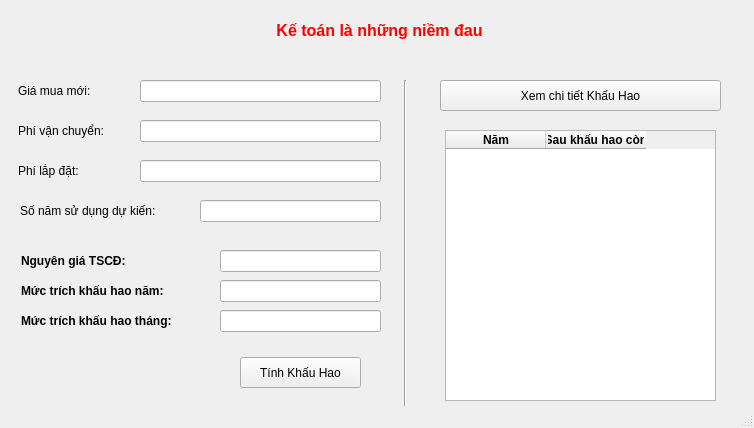
<?xml version="1.0" encoding="UTF-8"?>
<ui version="4.0">
 <class>MainWindow</class>
 <widget class="QMainWindow" name="MainWindow">
  <property name="geometry">
   <rect>
    <x>0</x>
    <y>0</y>
    <width>754</width>
    <height>428</height>
   </rect>
  </property>
  <property name="font">
   <font>
    <pointsize>9</pointsize>
   </font>
  </property>
  <property name="windowTitle">
   <string>MainWindow</string>
  </property>
  <widget class="QWidget" name="centralwidget">
   <widget class="QWidget" name="verticalLayoutWidget">
    <property name="geometry">
     <rect>
      <x>19</x>
      <y>10</y>
      <width>721</width>
      <height>41</height>
     </rect>
    </property>
    <layout class="QVBoxLayout" name="verticalLayout">
     <item>
      <widget class="QLabel" name="label">
       <property name="text">
        <string>&lt;html&gt;&lt;head/&gt;&lt;body&gt;&lt;p align=&quot;center&quot;&gt;&lt;span style=&quot; font-size:12pt; font-weight:600; color:#ff0000;&quot;&gt;Kế toán là những niềm đau&lt;/span&gt;&lt;/p&gt;&lt;/body&gt;&lt;/html&gt;</string>
       </property>
      </widget>
     </item>
    </layout>
   </widget>
   <widget class="QLineEdit" name="pldLineEdit">
    <property name="geometry">
     <rect>
      <x>140</x>
      <y>160</y>
      <width>241</width>
      <height>22</height>
     </rect>
    </property>
   </widget>
   <widget class="QLabel" name="gmmLabel">
    <property name="geometry">
     <rect>
      <x>18</x>
      <y>80</y>
      <width>91</width>
      <height>22</height>
     </rect>
    </property>
    <property name="text">
     <string>&lt;html&gt;&lt;head/&gt;&lt;body&gt;&lt;p&gt;&lt;span style=&quot; font-size:9pt;&quot;&gt;Giá mua mới:&lt;/span&gt;&lt;/p&gt;&lt;/body&gt;&lt;/html&gt;</string>
    </property>
   </widget>
   <widget class="QLineEdit" name="pvcLineEdit">
    <property name="geometry">
     <rect>
      <x>140</x>
      <y>120</y>
      <width>241</width>
      <height>22</height>
     </rect>
    </property>
   </widget>
   <widget class="QLineEdit" name="gmmLineEdit">
    <property name="geometry">
     <rect>
      <x>140</x>
      <y>80</y>
      <width>241</width>
      <height>22</height>
     </rect>
    </property>
   </widget>
   <widget class="QLabel" name="pldLabel">
    <property name="geometry">
     <rect>
      <x>18</x>
      <y>160</y>
      <width>81</width>
      <height>22</height>
     </rect>
    </property>
    <property name="text">
     <string>&lt;html&gt;&lt;head/&gt;&lt;body&gt;&lt;p&gt;&lt;span style=&quot; font-size:9pt;&quot;&gt;Phí lắp đặt:&lt;/span&gt;&lt;/p&gt;&lt;/body&gt;&lt;/html&gt;</string>
    </property>
   </widget>
   <widget class="QLabel" name="pvcLabel">
    <property name="geometry">
     <rect>
      <x>18</x>
      <y>120</y>
      <width>111</width>
      <height>22</height>
     </rect>
    </property>
    <property name="text">
     <string>&lt;html&gt;&lt;head/&gt;&lt;body&gt;&lt;p&gt;&lt;span style=&quot; font-size:9pt;&quot;&gt;Phí vận chuyển:&lt;/span&gt;&lt;/p&gt;&lt;/body&gt;&lt;/html&gt;</string>
    </property>
   </widget>
   <widget class="QLabel" name="sNMSDNgDKiNLabel">
    <property name="geometry">
     <rect>
      <x>20</x>
      <y>200</y>
      <width>181</width>
      <height>22</height>
     </rect>
    </property>
    <property name="text">
     <string>&lt;html&gt;&lt;head/&gt;&lt;body&gt;&lt;p&gt;&lt;span style=&quot; font-size:9pt;&quot;&gt;Số năm sử dụng dự kiến:&lt;/span&gt;&lt;/p&gt;&lt;/body&gt;&lt;/html&gt;</string>
    </property>
   </widget>
   <widget class="QLineEdit" name="snsdLineEdit">
    <property name="geometry">
     <rect>
      <x>200</x>
      <y>200</y>
      <width>181</width>
      <height>22</height>
     </rect>
    </property>
   </widget>
   <widget class="Line" name="line">
    <property name="geometry">
     <rect>
      <x>390</x>
      <y>80</y>
      <width>31</width>
      <height>521</height>
     </rect>
    </property>
    <property name="orientation">
     <enum>Qt::Vertical</enum>
    </property>
   </widget>
   <widget class="QLineEdit" name="mtkhtLineEdit">
    <property name="geometry">
     <rect>
      <x>220</x>
      <y>310</y>
      <width>161</width>
      <height>22</height>
     </rect>
    </property>
    <property name="readOnly">
     <bool>true</bool>
    </property>
   </widget>
   <widget class="QLabel" name="ngtscdLabel">
    <property name="geometry">
     <rect>
      <x>21</x>
      <y>250</y>
      <width>134</width>
      <height>22</height>
     </rect>
    </property>
    <property name="text">
     <string>&lt;html&gt;&lt;head/&gt;&lt;body&gt;&lt;p&gt;&lt;span style=&quot; font-size:9pt; font-weight:600;&quot;&gt;Nguyên giá TSCĐ:&lt;/span&gt;&lt;/p&gt;&lt;/body&gt;&lt;/html&gt;</string>
    </property>
   </widget>
   <widget class="QLineEdit" name="ngtscdLineEdit">
    <property name="geometry">
     <rect>
      <x>220</x>
      <y>250</y>
      <width>161</width>
      <height>22</height>
     </rect>
    </property>
    <property name="readOnly">
     <bool>true</bool>
    </property>
   </widget>
   <widget class="QLabel" name="mCTrChKhUHaoNMLabel">
    <property name="geometry">
     <rect>
      <x>21</x>
      <y>280</y>
      <width>181</width>
      <height>22</height>
     </rect>
    </property>
    <property name="text">
     <string>&lt;html&gt;&lt;head/&gt;&lt;body&gt;&lt;p&gt;&lt;span style=&quot; font-size:9pt; font-weight:600;&quot;&gt;Mức trích khấu hao năm:&lt;/span&gt;&lt;/p&gt;&lt;/body&gt;&lt;/html&gt;</string>
    </property>
   </widget>
   <widget class="QLabel" name="mCTrChKhUHaoThNgLabel">
    <property name="geometry">
     <rect>
      <x>21</x>
      <y>310</y>
      <width>192</width>
      <height>22</height>
     </rect>
    </property>
    <property name="text">
     <string>&lt;html&gt;&lt;head/&gt;&lt;body&gt;&lt;p&gt;&lt;span style=&quot; font-size:9pt; font-weight:600;&quot;&gt;Mức trích khấu hao tháng:&lt;/span&gt;&lt;/p&gt;&lt;/body&gt;&lt;/html&gt;</string>
    </property>
   </widget>
   <widget class="QLineEdit" name="mtkhnLineEdit">
    <property name="geometry">
     <rect>
      <x>220</x>
      <y>280</y>
      <width>161</width>
      <height>22</height>
     </rect>
    </property>
    <property name="readOnly">
     <bool>true</bool>
    </property>
   </widget>
   <widget class="QPushButton" name="pushButton">
    <property name="geometry">
     <rect>
      <x>240</x>
      <y>357</y>
      <width>121</width>
      <height>31</height>
     </rect>
    </property>
    <property name="text">
     <string>Tính Khấu Hao</string>
    </property>
   </widget>
   <widget class="QPushButton" name="pushButtonxctkh">
    <property name="geometry">
     <rect>
      <x>440</x>
      <y>80</y>
      <width>281</width>
      <height>31</height>
     </rect>
    </property>
    <property name="text">
     <string>Xem chi tiết Khấu Hao</string>
    </property>
   </widget>
   <widget class="QLabel" name="labelxctkh">
    <property name="geometry">
     <rect>
      <x>430</x>
      <y>120</y>
      <width>0</width>
      <height>18</height>
     </rect>
    </property>
    <property name="maximumSize">
     <size>
      <width>301</width>
      <height>261</height>
     </size>
    </property>
    <property name="text">
     <string/>
    </property>
   </widget>
   <widget class="QTableWidget" name="tableWidget">
    <property name="geometry">
     <rect>
      <x>445</x>
      <y>130</y>
      <width>271</width>
      <height>271</height>
     </rect>
    </property>
    <property name="sizePolicy">
     <sizepolicy hsizetype="Expanding" vsizetype="Expanding">
      <horstretch>0</horstretch>
      <verstretch>0</verstretch>
     </sizepolicy>
    </property>
    <property name="layoutDirection">
     <enum>Qt::LeftToRight</enum>
    </property>
    <column>
     <property name="text">
      <string>Năm</string>
     </property>
     <property name="font">
      <font>
       <pointsize>9</pointsize>
       <weight>75</weight>
       <bold>true</bold>
      </font>
     </property>
    </column>
    <column>
     <property name="text">
      <string>Sau khấu hao còn</string>
     </property>
     <property name="font">
      <font>
       <pointsize>9</pointsize>
       <weight>75</weight>
       <bold>true</bold>
      </font>
     </property>
    </column>
   </widget>
   <zorder>tableWidget</zorder>
   <zorder>verticalLayoutWidget</zorder>
   <zorder>pldLineEdit</zorder>
   <zorder>gmmLabel</zorder>
   <zorder>pvcLineEdit</zorder>
   <zorder>gmmLineEdit</zorder>
   <zorder>pldLabel</zorder>
   <zorder>pvcLabel</zorder>
   <zorder>sNMSDNgDKiNLabel</zorder>
   <zorder>snsdLineEdit</zorder>
   <zorder>line</zorder>
   <zorder>mtkhtLineEdit</zorder>
   <zorder>ngtscdLabel</zorder>
   <zorder>ngtscdLineEdit</zorder>
   <zorder>mCTrChKhUHaoNMLabel</zorder>
   <zorder>mCTrChKhUHaoThNgLabel</zorder>
   <zorder>mtkhnLineEdit</zorder>
   <zorder>pushButton</zorder>
   <zorder>pushButtonxctkh</zorder>
   <zorder>labelxctkh</zorder>
  </widget>
  <widget class="QMenuBar" name="menubar">
   <property name="geometry">
    <rect>
     <x>0</x>
     <y>0</y>
     <width>754</width>
     <height>26</height>
    </rect>
   </property>
  </widget>
  <widget class="QStatusBar" name="statusbar"/>
 </widget>
 <tabstops>
  <tabstop>gmmLineEdit</tabstop>
  <tabstop>pvcLineEdit</tabstop>
  <tabstop>pldLineEdit</tabstop>
  <tabstop>snsdLineEdit</tabstop>
  <tabstop>ngtscdLineEdit</tabstop>
  <tabstop>mtkhnLineEdit</tabstop>
  <tabstop>mtkhtLineEdit</tabstop>
  <tabstop>pushButton</tabstop>
  <tabstop>pushButtonxctkh</tabstop>
  <tabstop>tableWidget</tabstop>
 </tabstops>
 <resources/>
 <connections/>
</ui>
